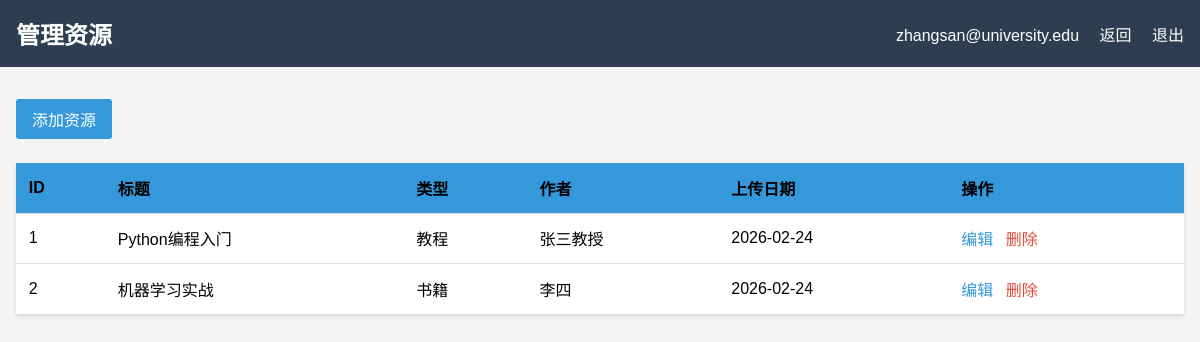
/admin/resources (signed in), run on an earlier commit of the app's database.
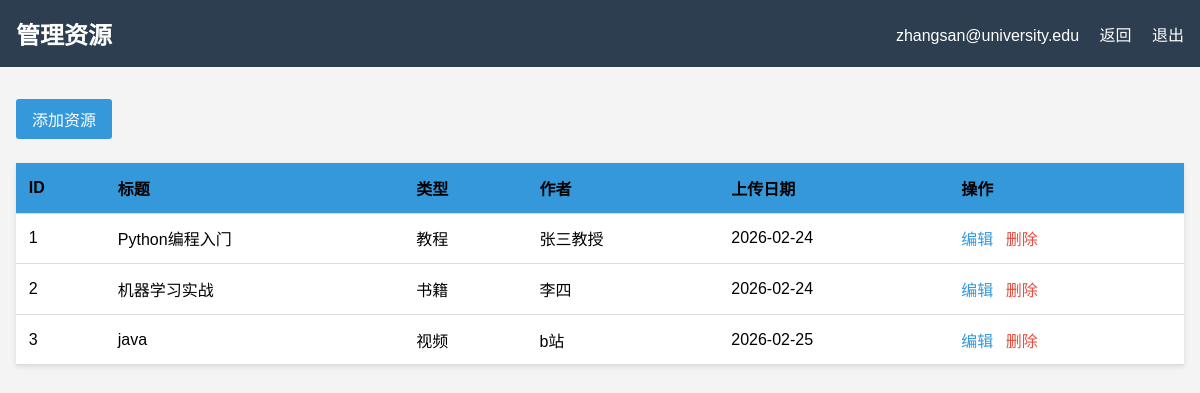
And on a later commit of the database.
### app.py (models this page shows)
class Resource(db.Model):
    id = db.Column(db.Integer, primary_key=True)
    title = db.Column(db.String(200), nullable=False)
    description = db.Column(db.Text)
    resource_type = db.Column(db.String(50), nullable=False)
    file_url = db.Column(db.String(200))
    upload_date = db.Column(db.DateTime, default=datetime.utcnow)
    author = db.Column(db.String(100))

### app.py (the view)
@app.route('/admin/resources')
@login_required
def admin_resources():
    resources = Resource.query.all()
    return render_template('admin/resources.html', resources=resources)

### app.py (called while the page is built)
def login_required(f):
    @wraps(f)
    def decorated_function(*args, **kwargs):
        if not session.get('logged_in'):
            flash('请先登录', 'warning')
            return redirect(url_for('login', next=request.url))
        return f(*args, **kwargs)
    return decorated_function

### templates/admin/resources.html (shortened to what this page needs)
<!DOCTYPE html>
<html lang="zh-CN">
<head>
</head>
<body>
    <header class="admin-header">
        <h1>管理资源</h1>
        <div>
            <span>{{ session.username }}</span>
            <a href="{{ url_for('admin_dashboard') }}">返回</a>
            <a href="{{ url_for('logout') }}">退出</a>
        </div>
    </header>
    <div class="admin-container">
        <div class="toolbar">
            <a href="{{ url_for('admin_resource_add') }}" class="btn">添加资源</a>
        </div>
        <table>
            <thead>
                <tr class="table_title">
                    <th>ID</th>
                    <th>标题</th>
                    <th>类型</th>
                    <th>作者</th>
                    <th>上传日期</th>
                    <th>操作</th>
                </tr>
            </thead>
            <tbody>
                {% for resource in resources %}
                <tr>
                    <td>{{ resource.id }}</td>
                    <td>{{ resource.title }}</td>
                    <td>{{ resource.resource_type }}</td>
                    <td>{{ resource.author }}</td>
                    <td>{{ resource.upload_date.strftime('%Y-%m-%d') }}</td>
                    <td class="actions">
                        <a href="{{ url_for('admin_resource_edit', id=resource.id) }}">编辑</a>
                        <a href="{{ url_for('admin_resource_delete', id=resource.id) }}" class="delete" onclick="return confirm('确定删除吗？')">删除</a>
                    </td>
                </tr>
                {% endfor %}
            </tbody>
        </table>
    </div>
</body>
</html>

What changed in the data, as far as the page shows it:
added Resource: id "3", title "java", resource_type "视频", author "b站", upload_date "2026-02-25"
